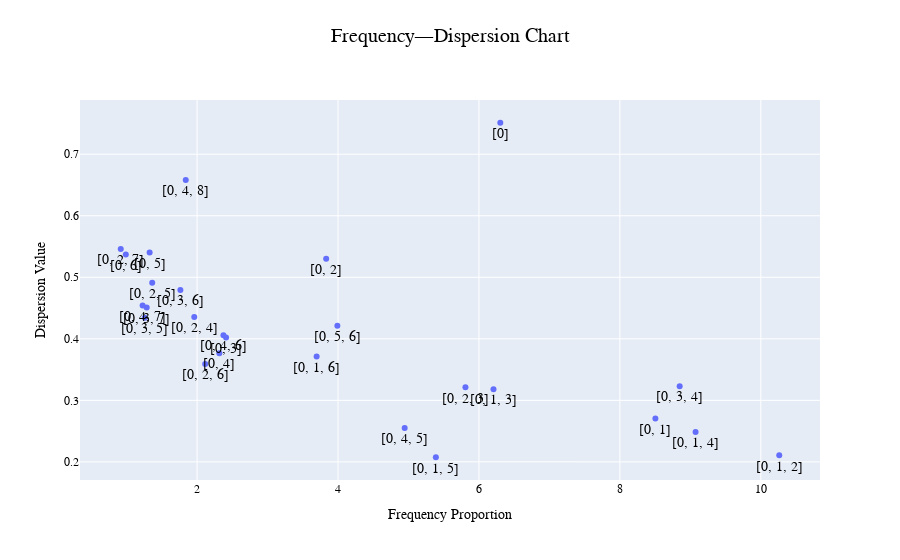

Notebook cell for this chart:
### Code cell
## plots DKL against frequency

fig = go.Figure()
fig.add_trace(go.Scatter(x = proportions_data2['Total'], y = proportions_data2['DKL Value'], mode='markers+text', text=proportions_data2.index.values, textposition="bottom center", textfont_size=14))
fig.update_layout(xaxis=(dict(title={'text': 'Frequency Proportion'})))
fig.update_layout(yaxis=(dict(title={'text': 'Dispersion Value'})))
fig.update_layout(title={'text': 'Frequency—Dispersion Chart', 'font':dict(family="Big Caslon, monospace", size=20, color='rgb(0,0,0)'), 'y':0.95, 'x':0.5, 'xanchor': 'center', 'yanchor': 'top'})
fig.update_layout(font=dict(family="Baskerville, monospace", size=12, color='rgb(0,0,0)'))
img_bytes = fig.to_image(format='png', scale=1)
fig.show()
Image(img_bytes)

### Figure 1 — Plotly figure (JSON) as saved in the notebook; plotly's stock layout.template omitted (floating-point values rounded to 4 significant figures)
{"data": [{"mode": "markers+text", "text": ["[0]", "[0, 1]", "[0, 2]", "[0, 3]", "[0, 4]", "[0, 5]", "[0, 6]", "[0, 1, 2]", "[0, 1, 3]", "[0, 1, 4]", "[0, 1, 5]", "[0, 1, 6]", "[0, 2, 3]", "[0, 2, 4]", "[0, 2, 5]", "[0, 2, 6]", "[0, 2, 7]", "[0, 3, 4]", "[0, 3, 5]", "[0, 3, 6]", "[0, 3, 7]", "[0, 4, 5]", "[0, 4, 6]", "[0, 4, 7]", "[0, 4, 8]", "[0, 5, 6]"], "textfont": {"size": 14}, "textposition": "bottom center", "type": "scatter", "x": [6.303, 8.504, 3.832, 2.411, 2.316, 1.326, 0.9889, 10.26, 6.206, 9.074, 5.389, 3.696, 5.808, 1.96, 1.363, 2.115, 0.9167, 8.848, 1.258, 1.763, 1.285, 4.946, 2.374, 1.227, 1.839, 3.991], "y": [0.7512, 0.2704, 0.53, 0.4022, 0.3767, 0.5403, 0.5368, 0.2107, 0.3182, 0.2487, 0.2075, 0.3712, 0.3212, 0.4353, 0.491, 0.3592, 0.5459, 0.3231, 0.4344, 0.4795, 0.4508, 0.2551, 0.406, 0.4543, 0.658, 0.4214]}], "layout": {"font": {"color": "rgb(0,0,0)", "family": "Baskerville, monospace", "size": 12}, "title": {"font": {"color": "rgb(0,0,0)", "family": "Big Caslon, monospace", "size": 20}, "text": "Frequency—Dispersion Chart", "x": 0.5, "xanchor": "center", "y": 0.95, "yanchor": "top"}, "xaxis": {"title": {"text": "Frequency Proportion"}}, "yaxis": {"title": {"text": "Dispersion Value"}}}}
